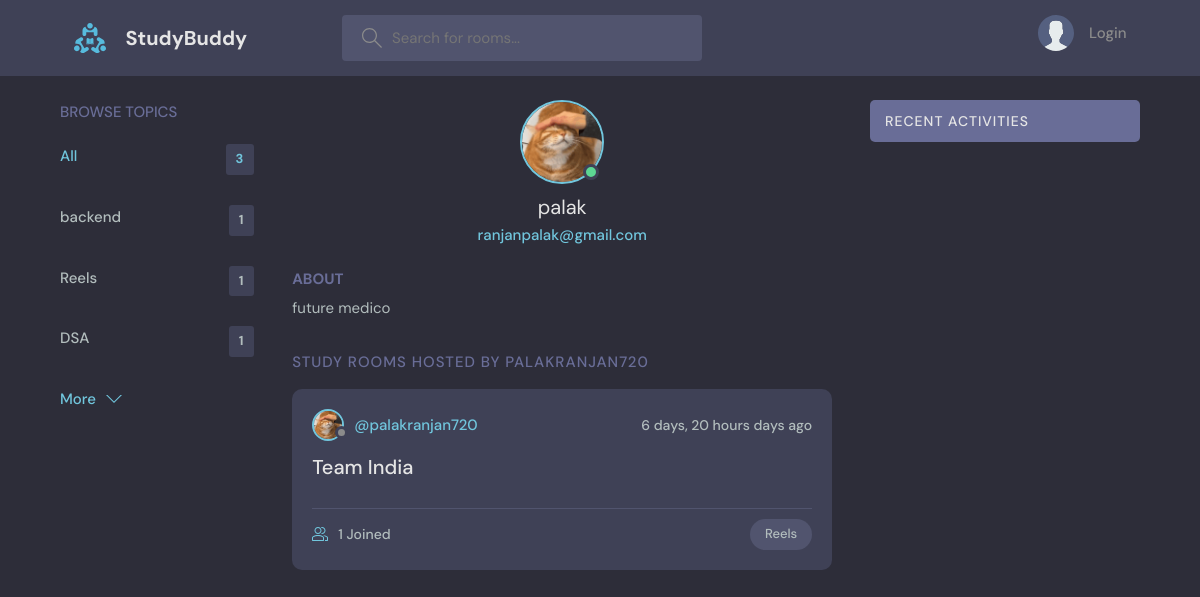
Page /user_profile/2/ on the earlier database version.
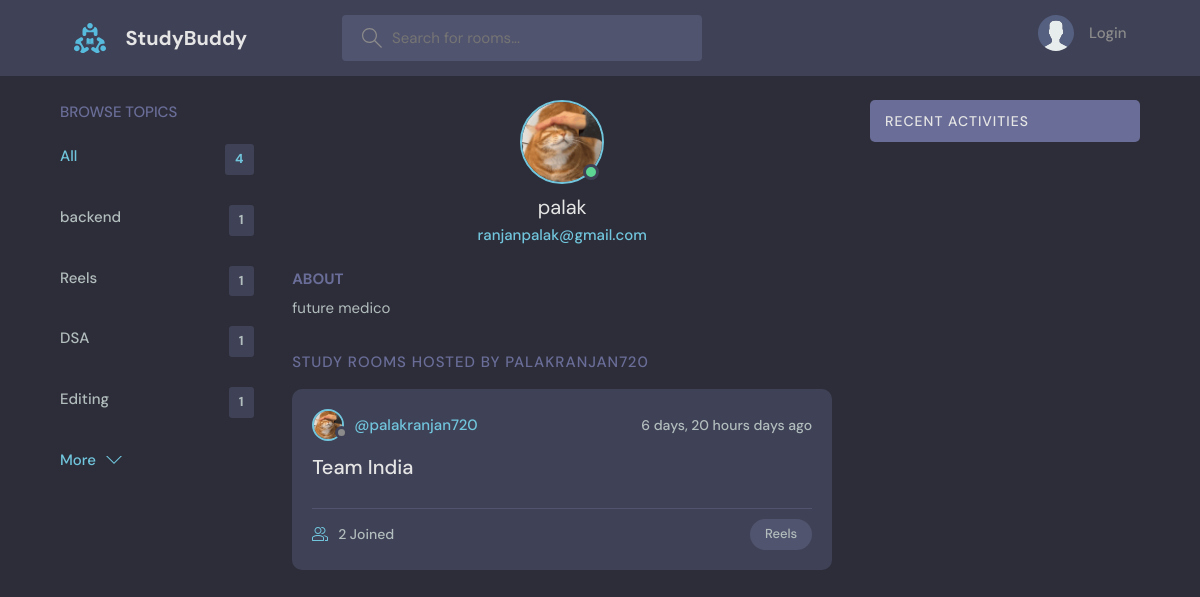
Same page on the later database version.
### base/models.py (models this page shows, shortened)
class topic(models.Model):
    name=models.CharField(max_length=150)
    def __str__(self):
        return self.name

class Room(models.Model):
    host=models.ForeignKey(User,on_delete=models.SET_NULL,null=True)
    topic=models.ForeignKey(topic,on_delete=models.SET_NULL,null=True)
    name=models.CharField(max_length=150)
    description=models.TextField(null=True,blank=True)
    members=models.ManyToManyField(User,related_name='member',blank=True)
    updated=models.DateTimeField(auto_now=True)
    created=models.DateTimeField(auto_now_add=True)
    class Meta:
        ordering=['-updated','-created']

class User(AbstractUser):
    name=models.CharField(max_length=200,null=True)
    bio=models.TextField(null=True)
    email=models.CharField(unique=True)
    avatar=models.ImageField(null=True,default='avatar.svg')
    USERNAME_FIELD='email'
    REQUIRED_FIELDS=[]

### base/views.py (the view)
# urls.py: path('user_profile/<str:pk>/',views.user_profile,name="userProfile"),
def user_profile(request,pk):
    host=User.objects.get(id=pk)
    mussage=host.message_set.all().order_by('-created')[:5]
    rooms=host.room_set.all()
    topics=topic.objects.all()[:4]
    content={'user':host, 'mussages':mussage, 'rooms':rooms,'topics':topics}
    return render(request,'user_profile.html',content)

### template/user_profile.html (shortened to what this page needs)
{% extends 'main.html' %}
{% block content %}
  <main class="profile-page layout layout--3">
    <div class="container">
      {% include 'topics_component.html' %}
      <div class="roomList">
        <div class="profile">
          <div class="profile__avatar">
            <div class="avatar avatar--large active">
              <img src="{{user.avatar.url}}" />
            </div>
          </div>
          <div class="profile__info">
            <h3>{{user.name}}</h3>
            <p>{{user.email}}</p>
          </div>
          <div class="profile__about">
            <h3>About</h3>
            <p>
              {{user.bio}}
            </p>
          </div>
        </div>
        <div class="roomList__header">
          <div>
            <h2>Study Rooms Hosted by {{user.username}}</a>
            </h2>
          </div>
        </div>
        {% include 'feed_component.html' %}
      </div>
      {% include 'activity_component.html' %}
    </div>
  </main>
  {% endblock %}

### template/topics_component.html
<div class="topics">
          <div class="topics__header">
            <h2>Browse Topics</h2>
          </div>
          <ul class="topics__list">
            <li>
              <a href="{% url 'home' %}" class="active">All <span>{{topics.count}}</span></a>
            </li>
            {% for topic in topics %}
            <li>
              <a href="{% url 'home' %}?q={{topic.name}}">{{topic.name}} <span>{{topic.room_set.all.count}}</span></a>
            </li>
            {% endfor %}
          </ul>
          <a class="btn btn--link" href="{% url 'topicPage' %}">
            More
            <svg version="1.1" xmlns="http://www.w3.org/2000/svg" width="32" height="32" viewBox="0 0 32 32">
              <title>chevron-down</title>
              <path d="M16 21l-13-13h-3l16 16 16-16h-3l-13 13z"></path>
            </svg>
          </a>
        </div>

### template/feed_component.html (shortened to what this page needs)
        {% for room in rooms %}
          <div class="roomListRoom">
            <div class="roomListRoom__header">
              <a href="{% url 'userProfile' room.host.id %}" class="roomListRoom__author">
                <div class="avatar avatar--small">
                  <img src="{{room.host.avatar.url}}" />
                </div>
                <span>@{{room.host.username}}</span>
              </a>
              <div class="roomListRoom__actions">
                <span>{{room.created | timesince}} days ago</span>
              </div>
            </div>
            <div class="roomListRoom__content">
              <a href="{% url 'room' room.id %}">{{room.name}}</a>
            </div>
            <div class="roomListRoom__meta">
              <a href="{% url 'room' room.id %}" class="roomListRoom__joined">
                {{room.members.count}} Joined
              </a>
              <p class="roomListRoom__topic">{{room.topic}}</p>
            </div>
          </div>
        {% endfor %}

Differences in the rows shown:
added topic: name "Editing", room_set.all.count "1"
computed for Room "Team India": members.count "1" → "2"
Other differences:
{{ topics.count }}: "3" → "4"
